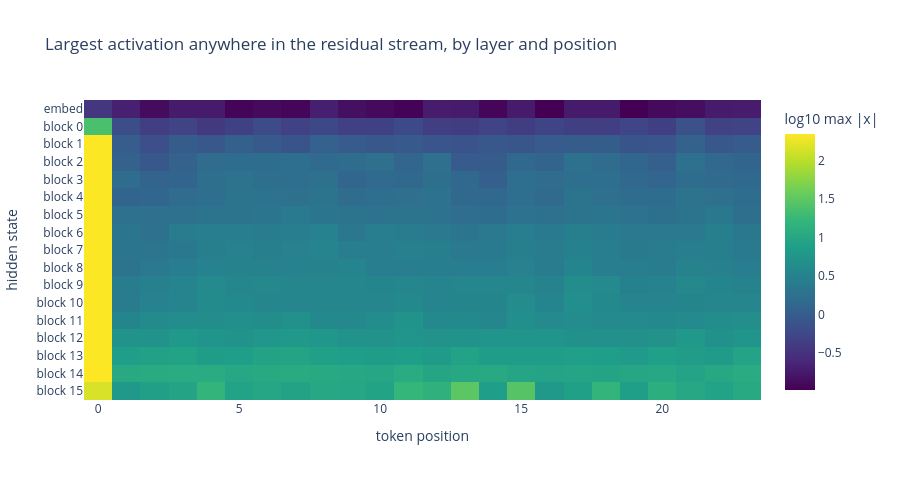

Notebook source saved alongside this figure:
### Markdown cell above
Four points at the top, one at 45, and 2043 dimensions in a band below 5 — two populations, not a
heavy tail. Reducing over dimensions instead gives the other half of "where": the largest
activation anywhere in the residual stream, per layer and position.

### Code cell
POSITIONS = 24
position_profile = max_abs.amax(dim=-1)[:, :POSITIONS].cpu().numpy()

fig = px.imshow(
    np.log10(position_profile),
    color_continuous_scale="Viridis",
    labels=dict(x="token position", y="hidden state", color="log10 max |x|"),
    y=["embed"] + [f"block {i}" for i in range(n_layers)],
    title="Largest activation anywhere in the residual stream, by layer and position",
    height=480,
)
fig.show()

print(f"after block {MID - 1}:  max |x| at position 0     = {max_abs[MID, 0, :].max():.1f}")
print(f"                     max |x| at positions 1-511 = {max_abs[MID, 1:, :].max():.1f}")

### Figure 1 — Plotly figure (JSON) as saved in the notebook; plotly's stock layout.template omitted (floating-point values rounded to 4 significant figures; data arrays with more than 128 entries replaced by an {"elided": "..."} marker saying what was removed)
{"data": [{"coloraxis": "coloraxis", "hovertemplate": "token position: %{x}<br>hidden state: %{y}<br>log10 max |x|: %{z}<extra></extra>", "name": "0", "type": "heatmap", "xaxis": "x", "y": ["embed", "block 0", "block 1", "block 2", "block 3", "block 4", "block 5", "block 6", "block 7", "block 8", "block 9", "block 10", "block 11", "block 12", "block 13", "block 14", "block 15"], "yaxis": "y", "z": {"elided": "17x24 float values"}}], "layout": {"coloraxis": {"autocolorscale": false, "colorbar": {"title": {"text": "log10 max |x|"}}, "colorscale": [[0.0, "#440154"], [0.1111, "#482878"], [0.2222, "#3e4989"], [0.3333, "#31688e"], [0.4444, "#26828e"], [0.5556, "#1f9e89"], [0.6667, "#35b779"], [0.7778, "#6ece58"], [0.8889, "#b5de2b"], [1.0, "#fde725"]]}, "height": 480, "title": {"text": "Largest activation anywhere in the residual stream, by layer and position"}, "xaxis": {"anchor": "y", "constrain": "domain", "domain": [0.0, 1.0], "scaleanchor": "y", "title": {"text": "token position"}}, "yaxis": {"anchor": "x", "autorange": "reversed", "constrain": "domain", "domain": [0.0, 1.0], "title": {"text": "hidden state"}}}}
